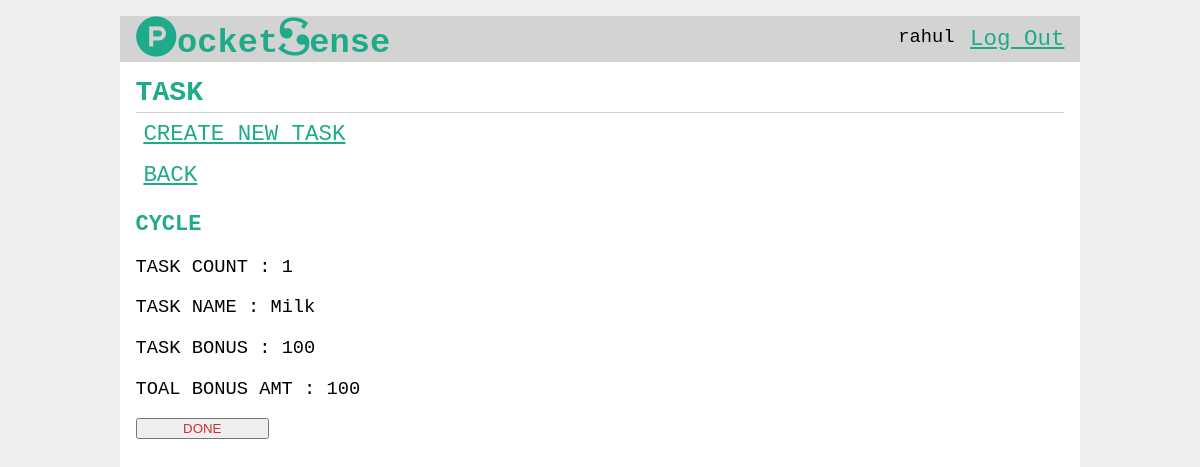
The page /task/1/display (signed in) on the database as committed earlier.
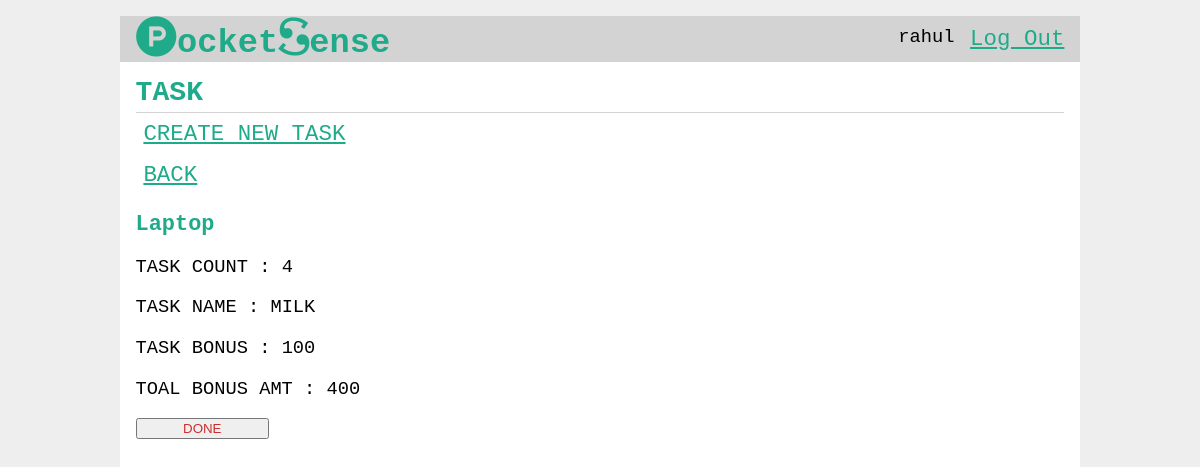
The same page on the database as committed later.
### tables this page shows
CREATE TABLE parent(
	parent_id INTEGER PRIMARY KEY AUTOINCREMENT,
	parent_username TEXT UNIQUE NOT NULL,
	parent_email TEXT UNIQUE NOT NULL,
	parent_password TEXT NOT NULL
);

CREATE TABLE goal(
	goal_id INTEGER PRIMARY KEY AUTOINCREMENT,
	author_id INTEGER ,
	task_author INTEGER,

	goal_name TEXT UNIQUE ,
	income_amt INTEGER ,
	goal_amt INTEGER ,
	goal_saving INTEGER,

	fix_saving_amt INTEGER,
	saving_amt INTEGER ,
	emergency_amt INTEGER ,
	
	bonus INTEGER ,
    time_left TEXT ,
	personal_amt INTEGER ,
	counter INTEGER,

	created TIMESTAMP DEFAULT CURRENT_TIMESTAMP,


	task_name  TEXT,

	task_amt INTEGER,
	task_count INTEGER,
	
	FOREIGN KEY (author_id) REFERENCES child (child_id),
	
	FOREIGN KEY (task_author) REFERENCES parent (parent_id)

);

### fin/task.py (the view)
@bp.route('/<int:id>/display' ,  methods = ('GET' , 'POST'))
@parent_login_required
def display(id):
    goal = get_goal(id)
    db = get_db()
    error = None
    goals = db.execute(
            'SELECT go.goal_id , task_name , task_amt , task_count , task_author , goal_name , author_id , c.child_id , bonus'
            ' FROM goal go JOIN child c ON go.author_id = c.child_id'
            ' WHERE go.goal_id = ?',
            (id , )
            ).fetchall()
    db.commit()
    if error is not None:
        flash(error)
    if goals is None:
        error = "NOT RIGHT"
    return render_template('task/display.html' , goals=goals)

### fin/auth.py (called while the page is built)
@bp.before_app_request
def load_logged_in_parent():
    parent_id = session.get('parent_id')
    if parent_id is None:
        g.parent = None
    else:
        g.parent = get_db().execute(
            'SELECT * FROM parent WHERE parent_id = ?', (parent_id,)
        ).fetchone()

def parent_login_required(view):
    @functools.wraps(view)
    def wrapped_view(**kwargs):
        if g.parent is None:
            return redirect(url_for('auth.parent_login'))
        return view(**kwargs)
    return wrapped_view

@bp.before_app_request
def load_logged_in_child():
    child_id = session.get('child_id')
    if child_id is None:
        g.child = None
    else:
        g.child = get_db().execute(
            'SELECT * FROM child WHERE child_id = ?', (child_id,)
        ).fetchone()

### fin/db.py (called while the page is built)
def get_db():
	if 'db' not in g:
		g.db = sqlite3.connect( current_app.config['DATABASE'] , detect_types=sqlite3.PARSE_DECLTYPES)
		g.db.row_factory = sqlite3.Row
	return g.db

### fin/task.py (called while the page is built)
def get_goal(id, check_author=True):
    goal = get_db().execute(
        'SELECT task_name , task_amt , task_count , go.goal_id , bonus , goal_saving'
        ' FROM goal go JOIN child c ON go.author_id = c.child_id'
        ' WHERE go.goal_id = ?',
        (id,)
    ).fetchone()
    if goal is None:
        abort(404, "Post id {0} doesn't exist.".format(id))
    return goal

### fin/templates/task/display.html (shortened to what this page needs)
{% extends 'base.html' %}
{% block header %}
  <h1>{% block title %}TASK{% endblock %}</h1>
{% endblock %}
{% block content %}
  {% for goal in goals%}
    <article class="x">
      <header>
        <div>
          <a class="action" href="{{ url_for('task.create' , id=goal['goal_id']) }}">CREATE NEW TASK</a>
          {% if goal['task_amt'] != 0 %}
          <a class="action" href="{{ url_for('task.index')}}">BACK</a>
          <h1>{{ goal['goal_name'] }}</h1>
      </header>
      <p class="body">TASK COUNT : {{ goal['task_count'] }}</p>
      <p class="body">TASK NAME : {{ goal['task_name'] }}</p>
      <p class="body">TASK BONUS  : {{ goal['task_amt'] }}</p>
      <p class="body">TOAL BONUS AMT  : {{ goal['bonus'] }}</p>
      <form action="{{ url_for('task.count', id=goal['goal_id']) }}" method="post">
    <input class="danger" type="submit" value="DONE" onclick="return confirm('Are you sure?');">
  </form>
  {% endif %}
    </article>
  {% endfor %}
{% endblock %}

### fin/templates/base.html (shortened to what this page needs)
<!doctype html>
<link rel="stylesheet" href="{{ url_for('static', filename='main.css') }}">
<link rel="stylesheet" href="{{ url_for('static', filename='util.css') }}">
<nav>
  <h1></h><a style="color: #1fab89" href="{{ url_for('home') }}"><i class="fa fa-product-hunt" aria-hidden="true"></i>ocket<i class="fa fa-scribd" aria-hidden="true"></i>ense</a></h1>
  <ul>
    {% if g.parent %}
      <li><span>{{ g.parent['parent_username'] }}</span>
      <li><a href="{{ url_for('auth.parent_logout') }}">Log Out</a>
    {% else %}
      <li><a href="{{ url_for('auth.parent_register') }}">Register</a>
      <li><a href="{{ url_for('auth.parent_login') }}">Log In</a>
      <li><a href="{{ url_for('auth.parent_email_required') }}">Forget Password</a>
    {% endif %}
  </ul>
</nav>
<section class="content">
  <header>
    {% block header %}{% endblock %}
  </header>
  {% block content %}{% endblock %}
</section>

### fin/static/main.css (style rules this page uses)
h1 { font-family: monospace; color: #1fab89; margin: 1rem 0; }
a { color: #1fab89; font-size: 120%; }
nav { background: lightgray; display: flex; align-items: center; padding: 0 0.5rem; }
nav h1 { flex: auto; margin: 0; }
nav h1 a { text-decoration: none; padding: 0.25rem 0.5rem; }
nav ul { display: flex; list-style: none; margin: 0; padding: 0; }
nav ul li a, nav ul li span, header .action { display: block; padding: 0.5rem; }
.content { padding: 0 1rem 1rem; }
.content > header { border-bottom: 1px solid lightgray; display: flex; align-items: flex-end; }
.content > header h1 { flex: auto; margin: 1rem 0 0.25rem 0; }
.content:last-child { margin-bottom: 0; }
.content form { margin: 1em 0; display: flex; flex-direction: column; }
.content input, .content textarea { margin-bottom: 1em; }
input.danger { color: #cc2f2e; }
input[type=submit] { align-self: start; min-width: 10em; }

Rows that differ between the two databases and show on the page:
removed goal: goal_name "CYCLE", task_count "1", task_name "Milk", task_amt "100", bonus "100"
added goal: goal_name "Laptop", task_count "4", task_name "MILK", task_amt "100", bonus "400"
